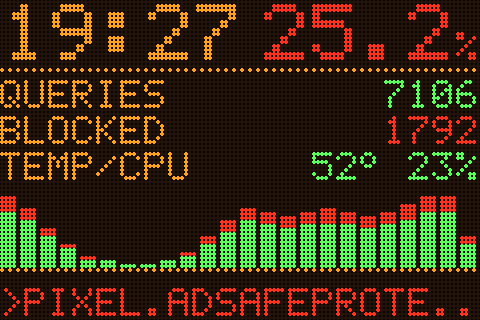

Generate this figure with Python:
#!/usr/bin/env python3
"""Pi-hole LCD (480x320): LED dot-matrix board. Every pixel is a round amber LED: big clock and blocked %, counters, a 24-hour bar graph and the latest blocked domain."""
import time, sqlite3, socket, psutil
from PIL import Image, ImageDraw, ImageFont
from datetime import datetime

# --- CONFIG ---
FB_DEV = "/dev/fb1"
WIDTH, HEIGHT = 480, 320
DB_PATH = "/etc/pihole/pihole-FTL.db"
UPDATE_INTERVAL = 4

# --- SYSTEM ---
def get_ip():
    try:
        s = socket.socket(socket.AF_INET, socket.SOCK_DGRAM)
        s.connect(("8.8.8.8", 80))
        ip = s.getsockname()[0]; s.close(); return ip
    except: return "N/A"

def get_hostname(): return socket.gethostname()

def get_temp():
    try: return int(open("/sys/class/thermal/thermal_zone0/temp").read()) / 1000
    except: return 0

def get_cpu(): return psutil.cpu_percent()

def get_mem(): return psutil.virtual_memory().percent

def get_uptime_short():
    """'12d 7h' when up for days, otherwise '7h 43m'."""
    try:
        t = int(float(open("/proc/uptime").read().split()[0]))
        d, h, m = t // 86400, (t // 3600) % 24, (t // 60) % 60
        return f"{d}d {h}h" if d else f"{h}h {m}m"
    except: return "N/A"

# --- PIHOLE ---
def get_stats():
    try:
        conn = sqlite3.connect(DB_PATH); c = conn.cursor()
        c.execute("""
        SELECT COUNT(*),
               SUM(CASE WHEN status=1 THEN 1 ELSE 0 END),
               SUM(CASE WHEN type=1 THEN 1 ELSE 0 END),
               MAX(timestamp)
        FROM queries
        WHERE timestamp >= strftime('%s','now','start of day');
        """)
        total, blocked, forwarded, last = c.fetchone()

        c.execute("SELECT COUNT(DISTINCT client) FROM queries WHERE timestamp >= strftime('%s','now','start of day');")
        clients = c.fetchone()[0]

        c.execute("""
        SELECT domain FROM queries
        WHERE status=1 AND timestamp >= strftime('%s','now','-1 day')
        GROUP BY domain
        ORDER BY MAX(timestamp) DESC
        LIMIT 7;
        """)
        last_blocked = [row[0] for row in c.fetchall()]
        conn.close()

        return {
            "total": total or 0,
            "blocked": blocked or 0,
            "forwarded": forwarded or 0,
            "blocked_pct": (blocked / total * 100) if total else 0,
            "forwarded_pct": (forwarded / total * 100) if total else 0,
            "clients": clients,
            "last": datetime.fromtimestamp(last).strftime("%H:%M") if last else "N/A",
            "last_blocked": last_blocked,
        }
    except Exception as e:
        print(e); return None

# --- HELPERS ---
def text(draw, x, y, s, c, f): draw.text((x, y), s, fill=c, font=f)

def text_w(draw, s, f): return draw.textbbox((0, 0), s, font=f)[2]

def text_right(draw, x, y, s, c, f): draw.text((x - text_w(draw, s, f), y), s, fill=c, font=f)

def text_center(draw, cx, y, s, c, f): draw.text((cx - text_w(draw, s, f) // 2, y), s, fill=c, font=f)

def fit(draw, s, f, maxw):
    """Trim s with an ellipsis so it fits maxw pixels."""
    if text_w(draw, s, f) <= maxw: return s
    while s and text_w(draw, s + "…", f) > maxw: s = s[:-1]
    return s + "…"

def panel(draw, box, fill, r=6):
    # rounded_rectangle needs Pillow >= 8.2; fall back to square corners
    if hasattr(draw, "rounded_rectangle"): draw.rounded_rectangle(box, radius=r, fill=fill)
    else: draw.rectangle(box, fill=fill)

# --- HOURLY ---
def get_hourly():
    """Last 24 hours, oldest first: [(total, blocked)] per hour."""
    try:
        now = int(time.time())
        start = now - now % 3600 - 23 * 3600
        conn = sqlite3.connect(DB_PATH); c = conn.cursor()
        c.execute("""
        SELECT (timestamp - ?) / 3600, COUNT(*), SUM(CASE WHEN status=1 THEN 1 ELSE 0 END)
        FROM queries WHERE timestamp >= ? GROUP BY 1;
        """, (start, start))
        hours = [(0, 0)] * 24
        for h, n, b in c.fetchall():
            if 0 <= h < 24: hours[h] = (n, b or 0)
        conn.close()
        return hours
    except Exception as e:
        print(e); return [(0, 0)] * 24

# --- 5x7 FONT ---
# Each glyph is 7 rows of 5 bits, top row first.
GLYPHS = {
    "0": "01110 10001 10011 10101 11001 10001 01110", "1": "00100 01100 00100 00100 00100 00100 01110",
    "2": "01110 10001 00001 00010 00100 01000 11111", "3": "11111 00010 00100 00010 00001 10001 01110",
    "4": "00010 00110 01010 10010 11111 00010 00010", "5": "11111 10000 11110 00001 00001 10001 01110",
    "6": "00110 01000 10000 11110 10001 10001 01110", "7": "11111 00001 00010 00100 01000 01000 01000",
    "8": "01110 10001 10001 01110 10001 10001 01110", "9": "01110 10001 10001 01111 00001 00010 01100",
    "A": "01110 10001 10001 11111 10001 10001 10001", "B": "11110 10001 10001 11110 10001 10001 11110",
    "C": "01110 10001 10000 10000 10000 10001 01110", "D": "11100 10010 10001 10001 10001 10010 11100",
    "E": "11111 10000 10000 11110 10000 10000 11111", "F": "11111 10000 10000 11110 10000 10000 10000",
    "G": "01110 10001 10000 10111 10001 10001 01111", "H": "10001 10001 10001 11111 10001 10001 10001",
    "I": "01110 00100 00100 00100 00100 00100 01110", "J": "00111 00010 00010 00010 00010 10010 01100",
    "K": "10001 10010 10100 11000 10100 10010 10001", "L": "10000 10000 10000 10000 10000 10000 11111",
    "M": "10001 11011 10101 10101 10001 10001 10001", "N": "10001 10001 11001 10101 10011 10001 10001",
    "O": "01110 10001 10001 10001 10001 10001 01110", "P": "11110 10001 10001 11110 10000 10000 10000",
    "Q": "01110 10001 10001 10001 10101 10010 01101", "R": "11110 10001 10001 11110 10100 10010 10001",
    "S": "01111 10000 10000 01110 00001 00001 11110", "T": "11111 00100 00100 00100 00100 00100 00100",
    "U": "10001 10001 10001 10001 10001 10001 01110", "V": "10001 10001 10001 10001 10001 01010 00100",
    "W": "10001 10001 10001 10101 10101 10101 01010", "X": "10001 10001 01010 00100 01010 10001 10001",
    "Y": "10001 10001 10001 01010 00100 00100 00100", "Z": "11111 00001 00010 00100 01000 10000 11111",
    ":": "00000 01100 01100 00000 01100 01100 00000", ".": "00000 00000 00000 00000 00000 01100 01100",
    "%": "11000 11001 00010 00100 01000 10011 00011", "-": "00000 00000 00000 11111 00000 00000 00000",
    "/": "00000 00001 00010 00100 01000 10000 00000", " ": "00000 00000 00000 00000 00000 00000 00000",
    "°": "01100 10010 10010 01100 00000 00000 00000", ">": "01000 00100 00010 00001 00010 00100 01000",
}

# --- DOT GRID ---
PITCH = 4                          # pixels per LED
COLS, ROWS = WIDTH // PITCH, HEIGHT // PITCH   # 120 x 80 LEDs

BG    = (8, 5, 3)
OFF   = (34, 20, 10)               # unlit LED
AMBER = (255, 160, 30)
RED   = (255, 50, 30)
GREEN = (90, 255, 90)

def put(grid, x, y, color):
    if 0 <= x < COLS and 0 <= y < ROWS: grid[y][x] = color

def glyph_text(grid, x, y, s, color, scale=1):
    """Write s at LED (x, y); each font pixel becomes scale x scale LEDs. Returns end x."""
    for ch in s.upper():
        rows = GLYPHS.get(ch, GLYPHS[" "]).split()
        for gy, row in enumerate(rows):
            for gx, bit in enumerate(row):
                if bit == "1":
                    for dy in range(scale):
                        for dx in range(scale):
                            put(grid, x + gx * scale + dx, y + gy * scale + dy, color)
        x += 6 * scale
    return x

def glyph_w(s, scale=1): return len(s) * 6 * scale - scale

def line_lr(grid, y, left, right, color):
    """A 20-character line: label on the left, value flush right."""
    glyph_text(grid, 0, y, left, AMBER)
    glyph_text(grid, COLS - glyph_w(right) - 1, y, right, color)

def draw_screen(stats):
    cpu, temp = get_cpu(), get_temp()
    now = datetime.now()
    grid = [[None] * COLS for _ in range(ROWS)]

    # big clock and blocked %
    glyph_text(grid, 1, 1, now.strftime("%H:%M"), AMBER, 2)
    pct = f"{min(stats['blocked_pct'], 99.9):.1f}" if stats else "--.-"
    x = COLS - glyph_w(pct, 2) - 8                 # small % sign after the big number
    glyph_text(grid, x, 1, pct, RED, 2)
    glyph_text(grid, COLS - 6, 8, "%", RED)

    for x in range(0, COLS, 2): put(grid, x, 17, AMBER)

    if stats:
        line_lr(grid, 20, "QUERIES", f"{stats['total']}", GREEN)
        line_lr(grid, 29, "BLOCKED", f"{stats['blocked']}", RED)
    line_lr(grid, 38, "TEMP/CPU", f"{temp:.0f}° {cpu:.0f}%", RED if temp > 70 or cpu > 80 else GREEN)

    # 24 hours: 4-LED bars, blocked share on top in red
    hours = get_hourly()
    top = max((n for n, _ in hours), default=0) or 1
    base, hmax = 66, 18
    for i, (n, b) in enumerate(hours):
        h = round(n / top * hmax) if n else 0
        hb = round(b / top * hmax) if b else 0
        for k in range(h):
            for dx in range(4):
                put(grid, i * 5 + dx, base - k, RED if k >= h - hb else GREEN)
    for x in range(0, COLS, 2): put(grid, x, base + 1, AMBER)

    # latest blocked domain, a different one every 8 s
    if stats and stats["last_blocked"]:
        dom = stats["last_blocked"][int(time.time() // 8) % len(stats["last_blocked"])]
        dom = dom.upper() if len(dom) <= 19 else dom.upper()[:17] + ".."
        glyph_text(grid, 0, 72, ">" + dom, RED)

    img = Image.new("RGB", (WIDTH, HEIGHT), BG)
    draw = ImageDraw.Draw(img)
    r = PITCH * 0.42
    for y in range(ROWS):
        cy = y * PITCH + PITCH / 2
        for x in range(COLS):
            cx = x * PITCH + PITCH / 2
            draw.ellipse((cx - r, cy - r, cx + r, cy + r), fill=grid[y][x] or OFF)
    return img

# --- FB ---
from PIL import ImageChops

# RGB565 split into its high and low byte, per channel (lookup tables)
_R_HI = [v & 0xF8 for v in range(256)]
_G_HI = [v >> 5 for v in range(256)]
_G_LO = [(v & 0x1C) << 3 for v in range(256)]
_B_LO = [v >> 3 for v in range(256)]
FB_REFRESH = 60          # rewrite an unchanged frame at least this often (seconds)
_last_frame, _last_write = None, 0.0

def write_fb(img):
    """Send img to the framebuffer as little-endian RGB565 in a single write.
    Unchanged frames are skipped (but rewritten every FB_REFRESH seconds)."""
    global _last_frame, _last_write
    r, g, b = img.convert("RGB").split()
    hi = ImageChops.add(r.point(_R_HI), g.point(_G_HI))
    lo = ImageChops.add(g.point(_G_LO), b.point(_B_LO))
    frame = Image.merge("LA", (lo, hi)).tobytes()
    if frame == _last_frame and time.time() - _last_write < FB_REFRESH:
        return
    with open(FB_DEV, "wb") as f:
        f.write(frame)
    _last_frame, _last_write = frame, time.time()

# --- CPU SAVING ---
# Pi-hole numbers change slowly: query the database at most every STATS_TTL
# seconds and reuse the result for the frames in between.
STATS_TTL = 30

def _every(seconds, fn):
    cache = {"t": 0.0, "v": None}
    def wrapper(*args):
        if cache["v"] is None or time.time() - cache["t"] >= seconds:
            cache["v"], cache["t"] = fn(*args), time.time()
        return cache["v"]
    return wrapper

get_stats = _every(STATS_TTL, get_stats)
get_hourly = _every(STATS_TTL, get_hourly)

# --- LOOP ---
if __name__ == "__main__":
    while True:
        write_fb(draw_screen(get_stats()))
        time.sleep(UPDATE_INTERVAL)
